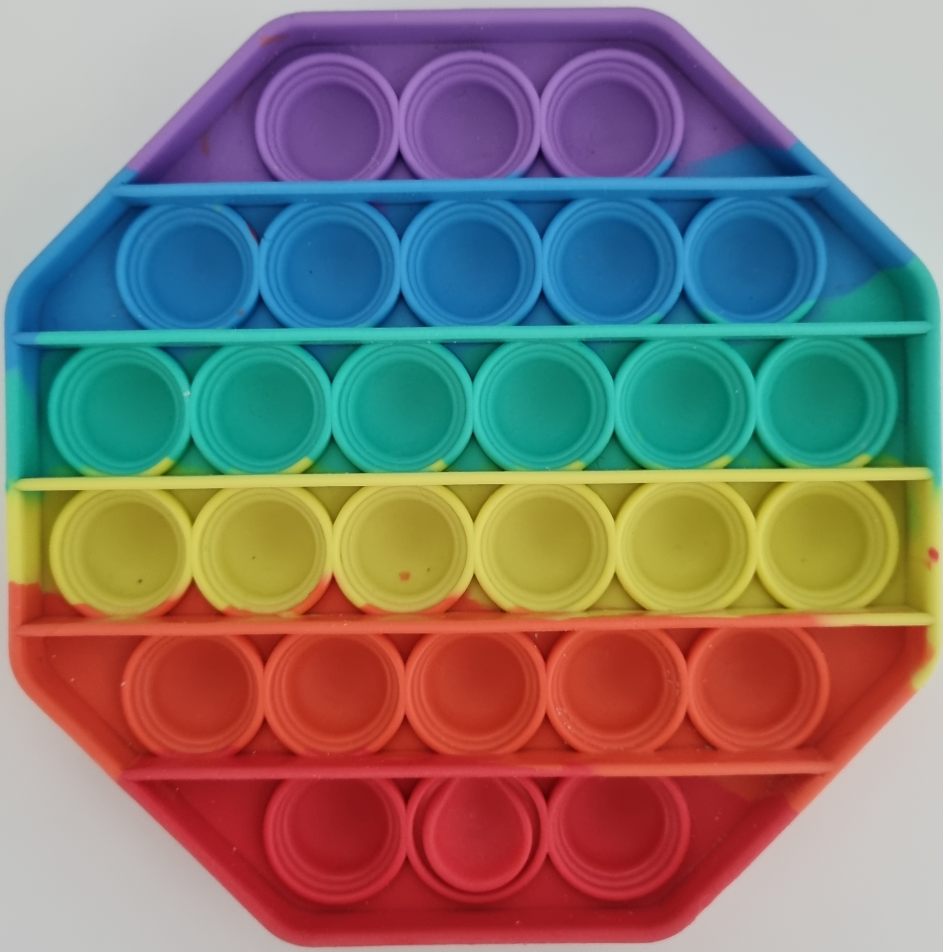
#> input picture pop_ref_001.jpg, 2829 x 2854 px (shown at 1/3 size)
$ python second.py
#> lines starting #> are read from the running program, lines starting #| are printed output that depends on the picture
# -*- coding: utf-8 -*-
"""
Created on Thu Oct 21 13:11:37 2021

@author: Coding
"""

import numpy as np
import cv2 as cv
img_color1 = cv.imread('pop_ref_001.jpg', cv.IMREAD_COLOR)
#> img_color1 is the input picture: shape (2854, 2829, 3); mean B, G, R 115.1, 121.5, 130.7
img = cv.resize(img_color1, dsize=(640, 480), interpolation=cv.INTER_AREA)
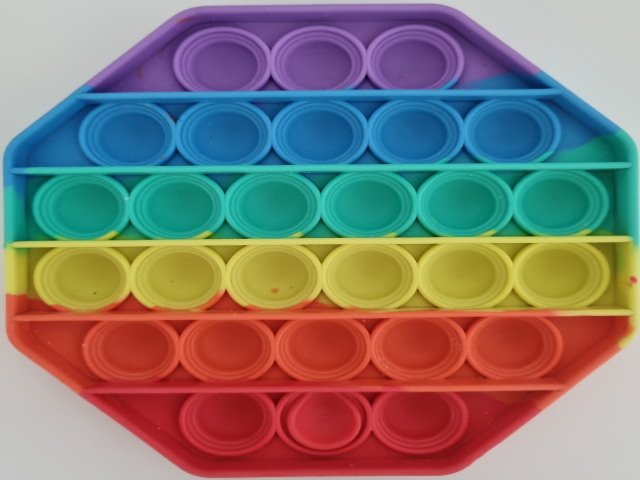
#> img: shape (480, 640, 3); mean B, G, R 115.1, 121.5, 130.7
output = img.copy()
gray = cv.cvtColor(img, cv.COLOR_BGR2GRAY)
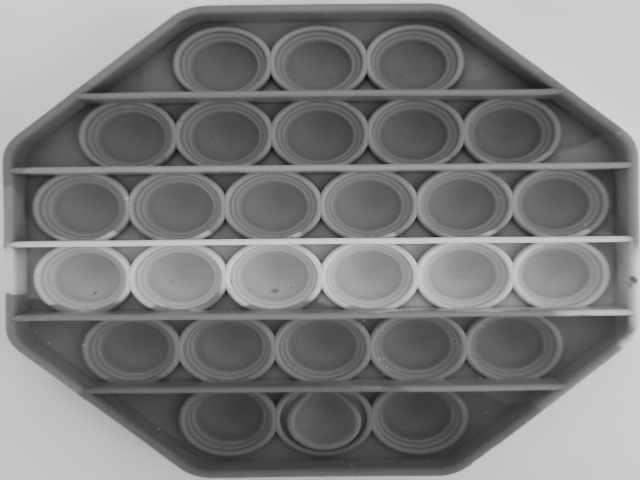
#> gray: shape (480, 640); min 13, max 210, mean 123.5
gray = cv.medianBlur(gray, 5)
circles = cv.HoughCircles(gray, cv.HOUGH_GRADIENT, 1, 20,
                          param1=50, param2=30, minRadius=0, maxRadius=0)
#> circles = 318 rows, first 8: [341.5, 269.5, 180], [278.5, 185.5, 181.8], [413.5, 348.5, 127], [269.5, 258.5, 144], [264.5, 224.5, 147.4], [230.5, 349.5, 126.1], [234.5, 156.5, 151.8], [499.5, 272.5, 117.8]
detected_circles = np.uint16(np.around(circles))
#> detected_circles = 318 rows, first 8: [342, 270, 180], [278, 186, 182], [414, 348, 127], [270, 258, 144], [264, 224, 147], [230, 350, 126], [234, 156, 152], [500, 272, 118]
for (x, y ,r) in detected_circles[0, :]:
    cv.circle(output, (x, y), r, (0, 0, 0), 3)
    cv.circle(output, (x, y), 2, (0, 255, 255), 3)
#> this loop made 318 passes
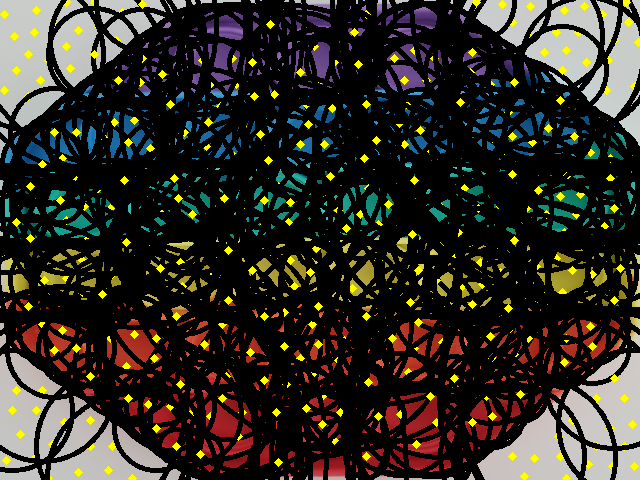
#> output: shape (480, 640, 3); mean B, G, R 35.6, 43.8, 47.3


cv.imshow('output',output)
cv.waitKey(0)
cv.destroyAllWindows()

$ run again, with pop_ref_002.jpg copied over pop_ref_001.jpg
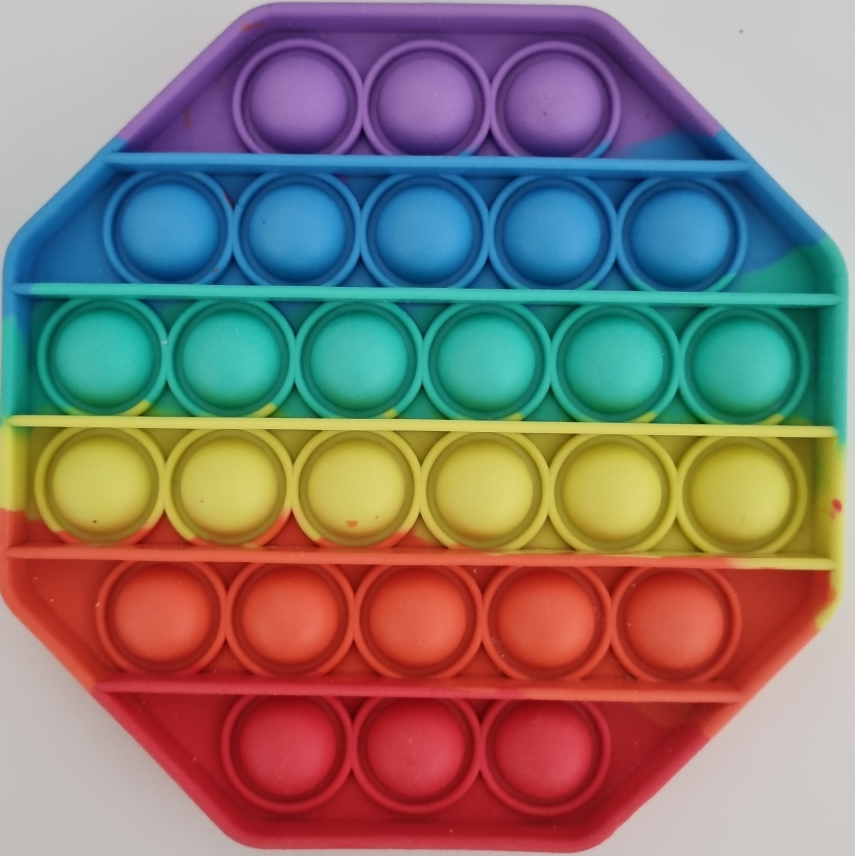
#> input picture pop_ref_002.jpg, 2564 x 2568 px (shown at 1/3 size)
#> img_color1 is the input picture: shape (2568, 2564, 3); mean B, G, R 114.5, 120.4, 134.1
#> `gray = cv.cvtColor(img, cv.COLOR_BGR2GRAY)`:
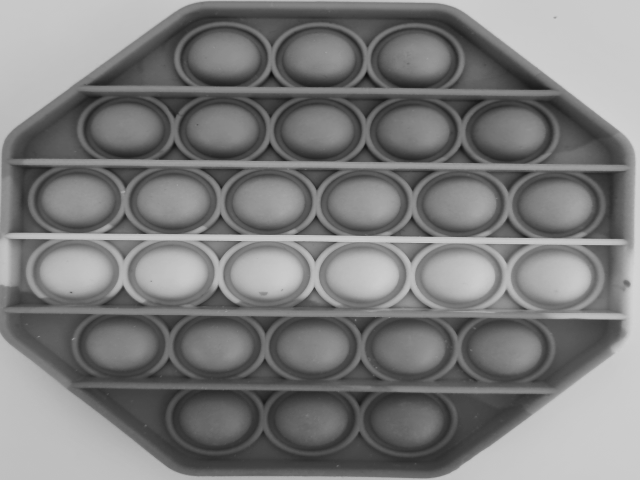
#> gray: shape (480, 640); min 12, max 211, mean 123.8
#> circles = 329 rows, first 8: [207.5, 137.5, 114.2], [211.5, 347.5, 121.9], [418.5, 146.5, 113], [387.5, 337.5, 139.9], [426.5, 341.5, 113.9], [285.5, 126.5, 107.8], [190.5, 296.5, 148.7], [242.5, 118.5, 110.9]
#> detected_circles = 329 rows, first 8: [208, 138, 114], [212, 348, 122], [418, 146, 113], [388, 338, 140], [426, 342, 114], [286, 126, 108], [190, 296, 149], [242, 118, 111]
#> the loop `for (x, y ,r) in detected_circles[0, :]:` made 329 passes
#> after the loop `for (x, y ,r) in detected_circles[0, :]:`:
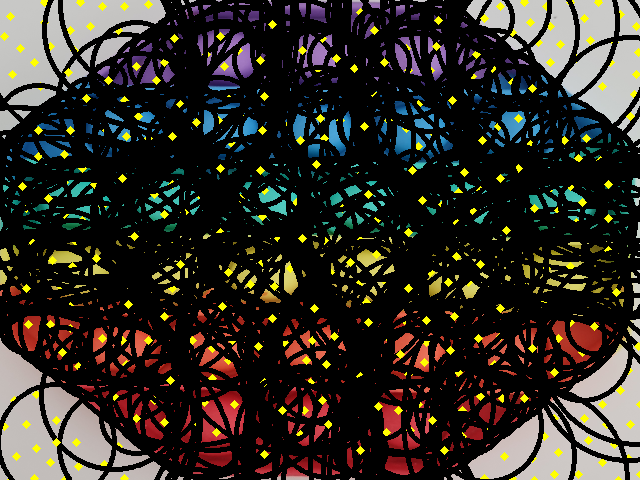
#> output: shape (480, 640, 3); mean B, G, R 37.1, 44.8, 49

$ run again, with pop_ref_003.jpg copied over pop_ref_001.jpg
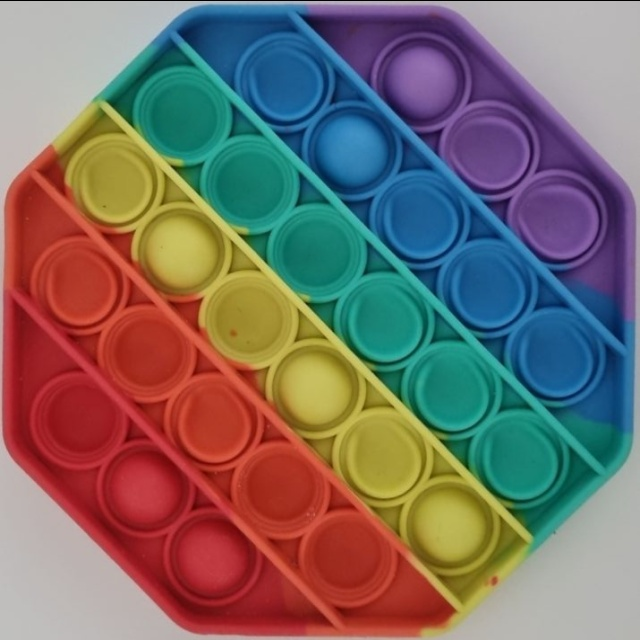
#> input picture pop_ref_003.jpg, 640 x 640 px
#> img_color1 is the input picture: shape (640, 640, 3); mean B, G, R 103.9, 108.8, 121.2
#> `gray = cv.cvtColor(img, cv.COLOR_BGR2GRAY)`:
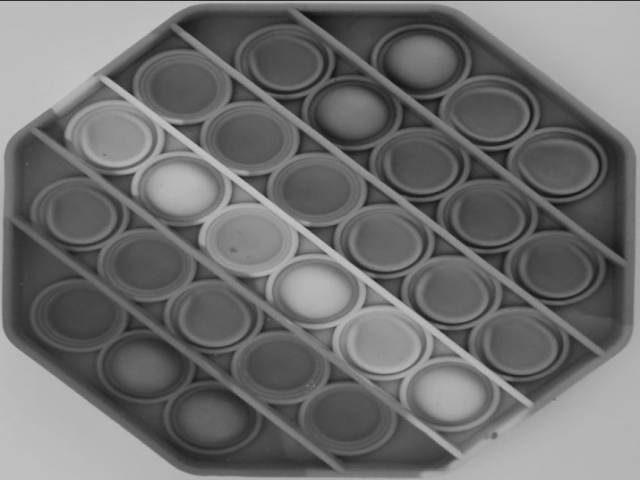
#> gray: shape (480, 640); min 17, max 198, mean 111.9
#> circles = 326 rows, first 8: [388.5, 348.5, 129], [238.5, 147.5, 146.2], [441.5, 177.5, 144.8], [373.5, 221.5, 145.5], [321.5, 197.5, 134.8], [466.5, 300.5, 122], [312.5, 160.5, 156.5], [200.5, 179.5, 149.2]
#> detected_circles = 326 rows, first 8: [388, 348, 129], [238, 148, 146], [442, 178, 145], [374, 222, 146], [322, 198, 135], [466, 300, 122], [312, 160, 156], [200, 180, 149]
#> the loop `for (x, y ,r) in detected_circles[0, :]:` made 326 passes
#> after the loop `for (x, y ,r) in detected_circles[0, :]:`:
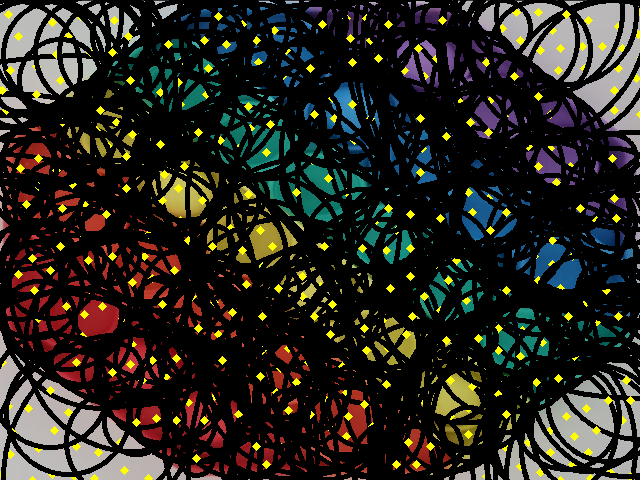
#> output: shape (480, 640, 3); mean B, G, R 29.2, 38, 40

$ run again, with pop_resize_002.jpg copied over pop_ref_001.jpg
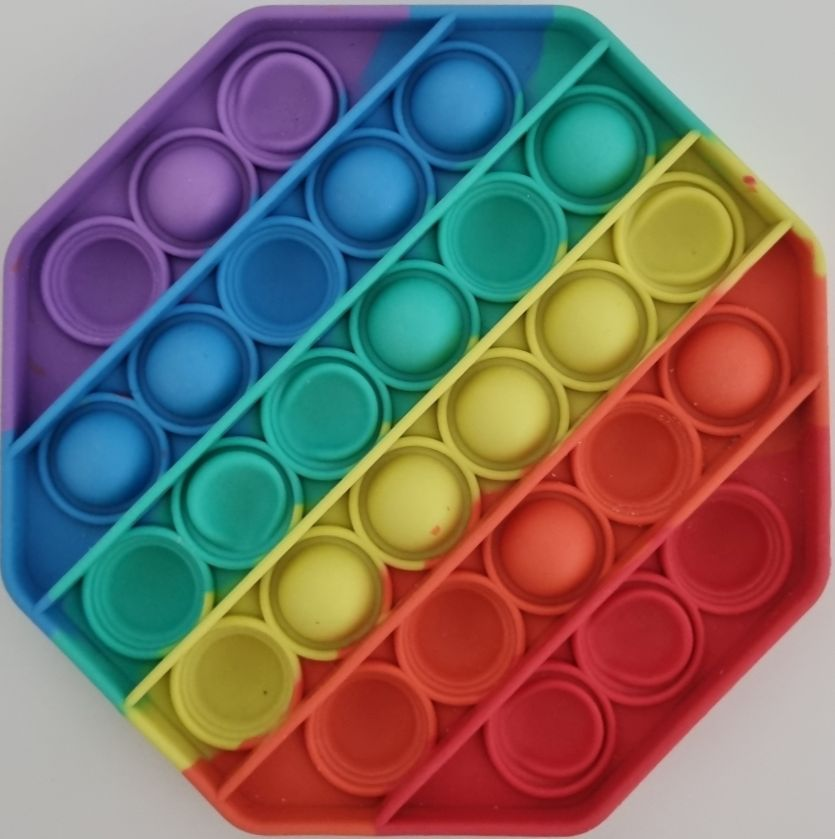
#> input picture pop_resize_002.jpg, 835 x 839 px
#> img_color1 is the input picture: shape (839, 835, 3); mean B, G, R 106.3, 111.5, 125
#> `gray = cv.cvtColor(img, cv.COLOR_BGR2GRAY)`:
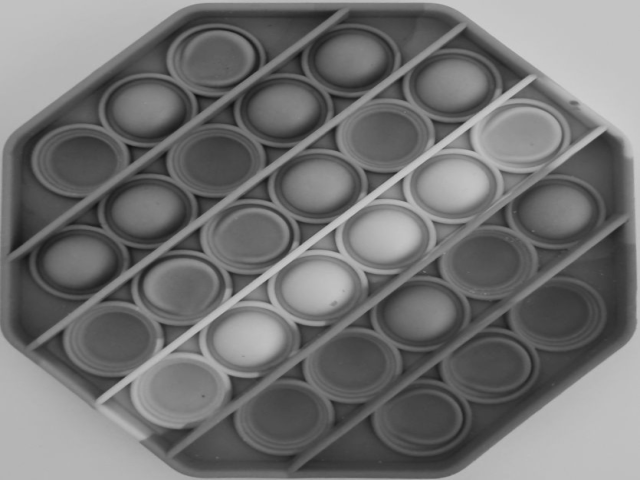
#> gray: shape (480, 640); min 15, max 207, mean 115
#> circles = 324 rows, first 8: [433.5, 198.5, 148.3], [327.5, 175.5, 143.9], [300.5, 198.5, 122.9], [371.5, 146.5, 122.6], [193.5, 171.5, 140.3], [132.5, 215.5, 131.8], [400.5, 139.5, 141.5], [231.5, 132.5, 131.8]
#> detected_circles = 324 rows, first 8: [434, 198, 148], [328, 176, 144], [300, 198, 123], [372, 146, 123], [194, 172, 140], [132, 216, 132], [400, 140, 142], [232, 132, 132]
#> the loop `for (x, y ,r) in detected_circles[0, :]:` made 324 passes
#> after the loop `for (x, y ,r) in detected_circles[0, :]:`:
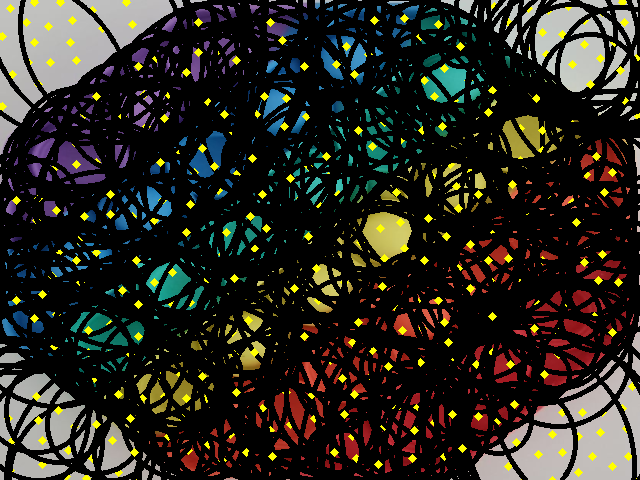
#> output: shape (480, 640, 3); mean B, G, R 31.7, 40.1, 42.1
